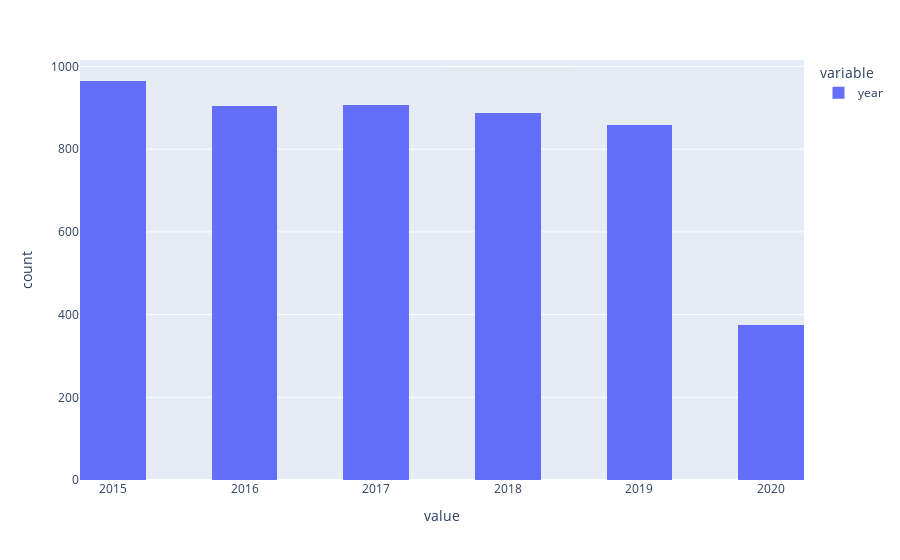

Notebook cell for this chart:
### Code cell
fig = px.histogram(df.year, nbins=12)
fig.show()

### Figure 1 — Plotly figure (JSON) as saved in the notebook; plotly's stock layout.template omitted (floating-point values rounded to 4 significant figures; data arrays with more than 128 entries replaced by an {"elided": "..."} marker saying what was removed)
{"data": [{"alignmentgroup": "True", "bingroup": "x", "hovertemplate": "variable=year<br>value=%{x}<br>count=%{y}<extra></extra>", "legendgroup": "year", "marker": {"color": "#636efa", "pattern": {"shape": ""}}, "name": "year", "nbinsx": 12, "offsetgroup": "year", "orientation": "v", "showlegend": true, "type": "histogram", "x": {"elided": "4895 int values"}, "xaxis": "x", "yaxis": "y"}], "layout": {"barmode": "relative", "legend": {"title": {"text": "variable"}, "tracegroupgap": 0}, "margin": {"t": 60}, "xaxis": {"anchor": "y", "domain": [0, 1], "title": {"text": "value"}}, "yaxis": {"anchor": "x", "domain": [0, 1], "title": {"text": "count"}}}}
